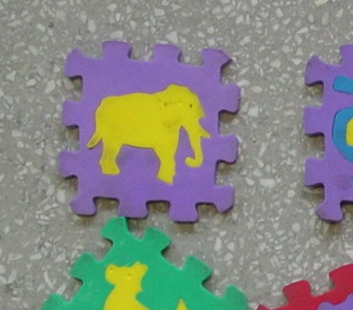
#> input picture Aula 3 e 4/elefante.jpg, 353 x 310 px
$ jupyter execute --allow-errors aula4.ipynb
#> lines starting #> are read from the running program, lines starting #| are printed output that depends on the picture; after the words box and inside, x2 and y2 are one past the last pixel; in counts of white or black regions, pixels touching at a corner belong together
[cell 1]
import cv2
import queue
import numpy as np
import math

[cell 2]
def bucket(a, i, j):
    print(i, j)
    #print(pixel)
    #print(math.dist(pixel, a[i-1,j]))
    if(math.dist(a[i,j], a[i-1,j]) < 50):
        a[i,j] = [0, 0, 255]
        bucket(a, i-1, j)
    if(math.dist(a[i,j], a[i,j-1]) < 50):
        a[i,j] = [0, 0, 255]
        bucket(a, i, j-1)
    if(math.dist(a[i,j], a[i+1,j]) < 50):
        a[i,j] = [0, 0, 255]
        bucket(a, i+1, j)
    if(math.dist(a[i,j], a[i,j+1]) < 50):
        a[i,j] = [0, 0, 255]
        bucket(a, i, j+1)

[cell 3]
a = cv2.imread('elefante.jpg',cv2.IMREAD_COLOR)
#> a is the input picture: shape (310, 353, 3); mean B, G, R 131.5, 136.3, 133.7

#> (a cell that did not finish here is left out)

#> in bucket, `a[i,j] = [0, 0, 255]`: a: shape (310, 353, 3); under 0.01% of pixels changed, all inside (x1, y1, x2, y2) = (130, 130, 131, 131)
#> in bucket (call 2), `a[i,j] = [0, 0, 255]`: a: shape (310, 353, 3); mean B, G, R 131.5, 136.3, 133.7
#> in bucket (call 3), `a[i,j] = [0, 0, 255]`: a: shape (310, 353, 3); mean B, G, R 131.5, 136.3, 133.7
#> in bucket (call 4), `a[i,j] = [0, 0, 255]`: a: shape (310, 353, 3); mean B, G, R 131.5, 136.3, 133.7
#> in bucket (call 5), `a[i,j] = [0, 0, 255]`: a: shape (310, 353, 3); mean B, G, R 131.5, 136.3, 133.7
#> in bucket (call 6), `a[i,j] = [0, 0, 255]`: a: shape (310, 353, 3); mean B, G, R 131.5, 136.3, 133.7
#> in bucket (call 7), `a[i,j] = [0, 0, 255]`: a: shape (310, 353, 3); mean B, G, R 131.5, 136.3, 133.7
#> in bucket (call 8), `a[i,j] = [0, 0, 255]`: a: shape (310, 353, 3); mean B, G, R 131.5, 136.3, 133.7
#> in bucket (call 9), `a[i,j] = [0, 0, 255]`: a: shape (310, 353, 3); mean B, G, R 131.5, 136.3, 133.7
#> in bucket (call 10), `a[i,j] = [0, 0, 255]`: a: shape (310, 353, 3); mean B, G, R 131.5, 136.3, 133.7
#> in bucket (call 11), `a[i,j] = [0, 0, 255]`: a: shape (310, 353, 3); mean B, G, R 131.5, 136.3, 133.7
#> in bucket (call 12), `a[i,j] = [0, 0, 255]`: a: shape (310, 353, 3); mean B, G, R 131.5, 136.3, 133.7
#> in bucket (call 13), `a[i,j] = [0, 0, 255]`: a: shape (310, 353, 3); mean B, G, R 131.5, 136.3, 133.7
#> in bucket (call 14), `a[i,j] = [0, 0, 255]`: a: shape (310, 353, 3); mean B, G, R 131.5, 136.3, 133.7
#> in bucket (call 15), `a[i,j] = [0, 0, 255]`: a: shape (310, 353, 3); mean B, G, R 131.5, 136.3, 133.7
#> in bucket (call 16), `a[i,j] = [0, 0, 255]`: a: shape (310, 353, 3); mean B, G, R 131.5, 136.3, 133.7
#> in bucket (call 17), `a[i,j] = [0, 0, 255]`: a: shape (310, 353, 3); mean B, G, R 131.5, 136.3, 133.7
#> in bucket (call 18), `a[i,j] = [0, 0, 255]`: a: shape (310, 353, 3); mean B, G, R 131.5, 136.3, 133.7
#> in bucket (call 19), `a[i,j] = [0, 0, 255]`: a: shape (310, 353, 3); mean B, G, R 131.5, 136.3, 133.7
#> in bucket (call 20), `a[i,j] = [0, 0, 255]`: a: shape (310, 353, 3); mean B, G, R 131.5, 136.3, 133.7
#> in bucket (call 21), `a[i,j] = [0, 0, 255]`: a: shape (310, 353, 3); mean B, G, R 131.5, 136.3, 133.7
#> in bucket (call 22), `a[i,j] = [0, 0, 255]`: a: shape (310, 353, 3); mean B, G, R 131.5, 136.3, 133.7
#> in bucket (call 23), `a[i,j] = [0, 0, 255]`: a: shape (310, 353, 3); mean B, G, R 131.5, 136.3, 133.7
#> in bucket (call 24), `a[i,j] = [0, 0, 255]`: a: shape (310, 353, 3); mean B, G, R 131.5, 136.3, 133.7
#> in bucket (call 25), `a[i,j] = [0, 0, 255]`: a: shape (310, 353, 3); mean B, G, R 131.5, 136.3, 133.7
#> in bucket (call 26), `a[i,j] = [0, 0, 255]`: a: shape (310, 353, 3); mean B, G, R 131.5, 136.3, 133.7
#> in bucket (call 27), `a[i,j] = [0, 0, 255]`: a: shape (310, 353, 3); mean B, G, R 131.5, 136.3, 133.7
#> in bucket (call 28), `a[i,j] = [0, 0, 255]`: a: shape (310, 353, 3); mean B, G, R 131.5, 136.3, 133.7
#> in bucket (call 29), `a[i,j] = [0, 0, 255]`: a: shape (310, 353, 3); mean B, G, R 131.5, 136.3, 133.7
#> in bucket (call 30), `a[i,j] = [0, 0, 255]`: a: shape (310, 353, 3); mean B, G, R 131.5, 136.3, 133.7
#> in bucket (call 31), `a[i,j] = [0, 0, 255]`: a: shape (310, 353, 3); mean B, G, R 131.5, 136.3, 133.7
#> in bucket (call 32), `a[i,j] = [0, 0, 255]`: a: shape (310, 353, 3); mean B, G, R 131.5, 136.3, 133.7
#> in bucket (call 33), `a[i,j] = [0, 0, 255]`: a: shape (310, 353, 3); mean B, G, R 131.5, 136.3, 133.7
#> in bucket (call 34), `a[i,j] = [0, 0, 255]`: a: shape (310, 353, 3); mean B, G, R 131.5, 136.3, 133.7
#> in bucket (call 35), `a[i,j] = [0, 0, 255]`: a: shape (310, 353, 3); mean B, G, R 131.5, 136.3, 133.7
#> in bucket (call 36), `a[i,j] = [0, 0, 255]`: a: shape (310, 353, 3); mean B, G, R 131.5, 136.3, 133.7
#> in bucket (call 37), `a[i,j] = [0, 0, 255]`: a: shape (310, 353, 3); mean B, G, R 131.5, 136.3, 133.7
#> in bucket (call 38), `a[i,j] = [0, 0, 255]`: a: shape (310, 353, 3); mean B, G, R 131.5, 136.3, 133.7
#> in bucket (call 39), `a[i,j] = [0, 0, 255]`: a: shape (310, 353, 3); mean B, G, R 131.5, 136.3, 133.7
#> in bucket (call 40), `a[i,j] = [0, 0, 255]`: a: shape (310, 353, 3); mean B, G, R 131.5, 136.3, 133.7

[cell 5]
cv2.imwrite('elefante_colorido.png', a)
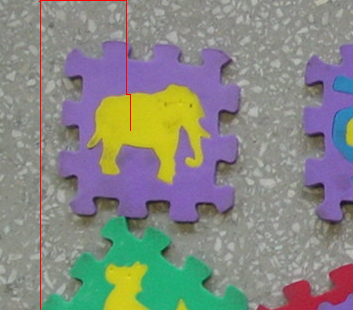
#> saved as elefante_colorido.png: shape (310, 353, 3); mean B, G, R 130.9, 135.6, 134.3
#> Out = True
